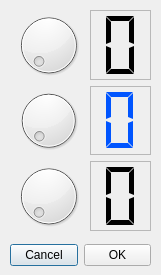
<?xml version="1.0" encoding="UTF-8"?>
<ui version="4.0">
 <class>DialogDial</class>
 <widget class="QDialog" name="DialogDial">
  <property name="geometry">
   <rect>
    <x>0</x>
    <y>0</y>
    <width>161</width>
    <height>275</height>
   </rect>
  </property>
  <property name="windowTitle">
   <string>Authentification Box</string>
  </property>
  <property name="windowIcon">
   <iconset resource="RImages.qrc">
    <normaloff>:/MesImages/MesImages/Screenshot_20210215-172553.png</normaloff>:/MesImages/MesImages/Screenshot_20210215-172553.png</iconset>
  </property>
  <widget class="QLabel" name="line">
   <property name="geometry">
    <rect>
     <x>180</x>
     <y>20</y>
     <width>21</width>
     <height>16</height>
    </rect>
   </property>
   <property name="text">
    <string/>
   </property>
  </widget>
  <widget class="QLabel" name="line2">
   <property name="geometry">
    <rect>
     <x>180</x>
     <y>100</y>
     <width>21</width>
     <height>16</height>
    </rect>
   </property>
   <property name="text">
    <string/>
   </property>
  </widget>
  <widget class="QLabel" name="line3">
   <property name="geometry">
    <rect>
     <x>180</x>
     <y>180</y>
     <width>21</width>
     <height>16</height>
    </rect>
   </property>
   <property name="text">
    <string/>
   </property>
  </widget>
  <widget class="QWidget" name="verticalLayoutWidget_2">
   <property name="geometry">
    <rect>
     <x>10</x>
     <y>10</y>
     <width>77</width>
     <height>221</height>
    </rect>
   </property>
   <layout class="QVBoxLayout" name="verticalLayout_2">
    <item>
     <widget class="QDial" name="dial">
      <property name="styleSheet">
       <string notr="true"/>
      </property>
      <property name="maximum">
       <number>9</number>
      </property>
     </widget>
    </item>
    <item>
     <widget class="QDial" name="dial2">
      <property name="styleSheet">
       <string notr="true"/>
      </property>
      <property name="maximum">
       <number>9</number>
      </property>
     </widget>
    </item>
    <item>
     <widget class="QDial" name="dial3">
      <property name="styleSheet">
       <string notr="true"/>
      </property>
      <property name="maximum">
       <number>9</number>
      </property>
     </widget>
    </item>
   </layout>
  </widget>
  <widget class="QWidget" name="verticalLayoutWidget_3">
   <property name="geometry">
    <rect>
     <x>90</x>
     <y>10</y>
     <width>61</width>
     <height>221</height>
    </rect>
   </property>
   <layout class="QVBoxLayout" name="verticalLayout_3">
    <item>
     <widget class="QLCDNumber" name="lcdNumber">
      <property name="frameShape">
       <enum>QFrame::StyledPanel</enum>
      </property>
      <property name="digitCount">
       <number>1</number>
      </property>
      <property name="segmentStyle">
       <enum>QLCDNumber::Flat</enum>
      </property>
     </widget>
    </item>
    <item>
     <widget class="QLCDNumber" name="lcdNumber2">
      <property name="styleSheet">
       <string notr="true">color: rgb(0, 85, 255);</string>
      </property>
      <property name="frameShape">
       <enum>QFrame::StyledPanel</enum>
      </property>
      <property name="digitCount">
       <number>1</number>
      </property>
      <property name="segmentStyle">
       <enum>QLCDNumber::Flat</enum>
      </property>
     </widget>
    </item>
    <item>
     <widget class="QLCDNumber" name="lcdNumber3">
      <property name="frameShape">
       <enum>QFrame::StyledPanel</enum>
      </property>
      <property name="digitCount">
       <number>1</number>
      </property>
      <property name="segmentStyle">
       <enum>QLCDNumber::Flat</enum>
      </property>
     </widget>
    </item>
   </layout>
  </widget>
  <widget class="QWidget" name="horizontalLayoutWidget">
   <property name="geometry">
    <rect>
     <x>10</x>
     <y>240</y>
     <width>141</width>
     <height>31</height>
    </rect>
   </property>
   <layout class="QHBoxLayout" name="horizontalLayout_2">
    <item>
     <widget class="QPushButton" name="pushButton">
      <property name="text">
       <string>Cancel</string>
      </property>
     </widget>
    </item>
    <item>
     <widget class="QPushButton" name="ok">
      <property name="styleSheet">
       <string notr="true">font: 12pt &quot;Copperplate Gothic Bold&quot;;</string>
      </property>
      <property name="text">
       <string>OK</string>
      </property>
     </widget>
    </item>
   </layout>
  </widget>
 </widget>
 <resources>
  <include location="RImages.qrc"/>
 </resources>
 <connections>
  <connection>
   <sender>pushButton</sender>
   <signal>clicked()</signal>
   <receiver>DialogDial</receiver>
   <slot>close()</slot>
   <hints>
    <hint type="sourcelabel">
     <x>65</x>
     <y>253</y>
    </hint>
    <hint type="destinationlabel">
     <x>79</x>
     <y>273</y>
    </hint>
   </hints>
  </connection>
 </connections>
</ui>
